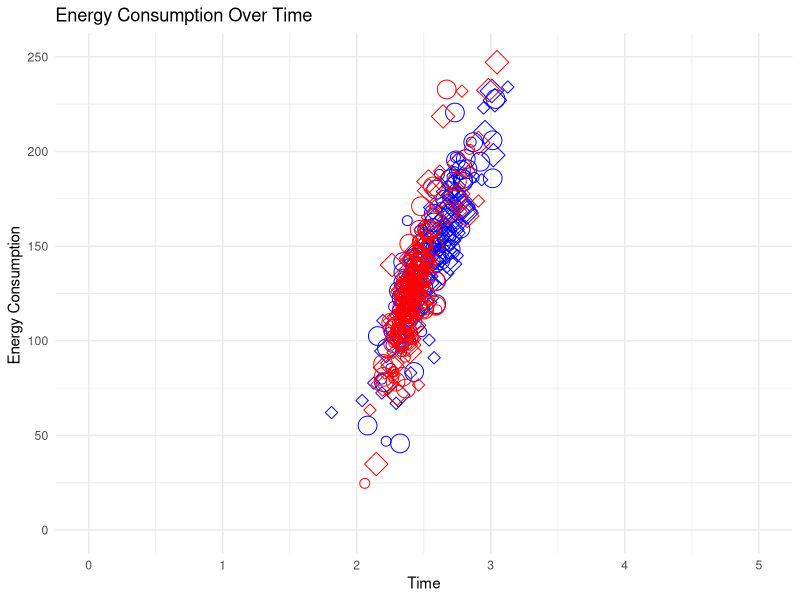

This chart was generated by the following R code:
mixed_data_inverted <- read.csv("data/ola-1.11.8-mixed-inverted-ola-mixed-inverted-16-Dec-09-02-52.csv")
mixed_data_inverted$group <- "1.11.8"
mixed_data_regular <- read.csv("data/ola-1.11.7-mixed-ola-mixed-15-Dec-19-49-11.csv")
mixed_data_regular$group <- "1.11.7"

mixed_data <- rbind(mixed_data_regular, mixed_data_inverted)
for (i in 2:nrow(mixed_data)) {
  if (mixed_data$work[i] == "ola-mixed" | mixed_data$work[i] == "ola-mixed-inverted") {
    mixed_data$delta_seconds[i] <- mixed_data$seconds[i] - mixed_data$seconds[i-1]
    mixed_data$delta_PKG[i] <- mixed_data$PKG[i] - mixed_data$PKG[i-1]
  }
}

library(ggplot2)

mixed_data$color <- ifelse(mixed_data$group == "1.11.8", "red", "blue")
mixed_data$shape <- ifelse(mixed_data$dimension == 3, 21,23)
mixed_data$size <- ifelse(mixed_data$population_size == 200, 3,6)
ggplot(mixed_data, aes(x = delta_seconds, y = delta_PKG)) +
  geom_point(color=mixed_data$color, shape=mixed_data$shape, size=mixed_data$size) +
  labs(
    title = "Energy Consumption Over Time",
    x = "Time",
    y = "Energy Consumption "
  ) +
  theme_minimal() + xlim(0,5)+ ylim(0,250)

library(dplyr)
summary_data <- mixed_data %>%
  group_by(work,population_size, dimension, max_gens) %>%
  summarise(
    mean_PKG = mean(PKG),
    median_PKG = median(PKG),
    sd_PKG = sd(PKG),
    trimmed_PKG = mean(PKG, trim = 0.2),
    mean_delta_PKG = mean(delta_PKG, trim=0.2),
    sd_delta_PKG = sd(delta_PKG)
  )

for (dim in c(3,5)) {
  for (pop in c(200,400)) {
    data_subset <- mixed_data %>%
      filter(dimension == dim, population_size == pop, (work == "ola-mixed" | work == "ola-mixed-inverted"))
    group_regular <- data_subset$PKG[data_subset$group == "1.11.7"]
    cat( "=================================================================================\n")
    cat( "Mean PKG for 1.11.7, Dim:", dim, "Pop:", pop, "=", mean(group_regular), "\n")
    group_inverted <- data_subset$PKG[data_subset$group == "1.11.8"]
    cat( "Mean PKG for 1.11.8, Dim:", dim, "Pop:", pop, "=", mean(group_inverted), "\n")
    test_result <- wilcox.test(group_regular, group_inverted)
    cat("PKG Dimension:", dim, "Population Size:", pop, "p-value:", test_result$p.value, "\n")

    group_regular <- data_subset$delta_PKG[data_subset$group == "1.11.7"]
    cat( "\nMean delta PKG for 1.11.7, Dim:", dim, "Pop:", pop, "=", mean(group_regular), "\n")
    group_inverted <- data_subset$delta_PKG[data_subset$group == "1.11.8"]
    cat( "Mean delta PKG for 1.11.8, Dim:", dim, "Pop:", pop, "=", mean(group_inverted), "\n")
    test_result <- wilcox.test(group_regular, group_inverted)
    cat("Delta PKG Dimension:", dim, "Population Size:", pop, "p-value:", test_result$p.value, "\n")
  }
}




